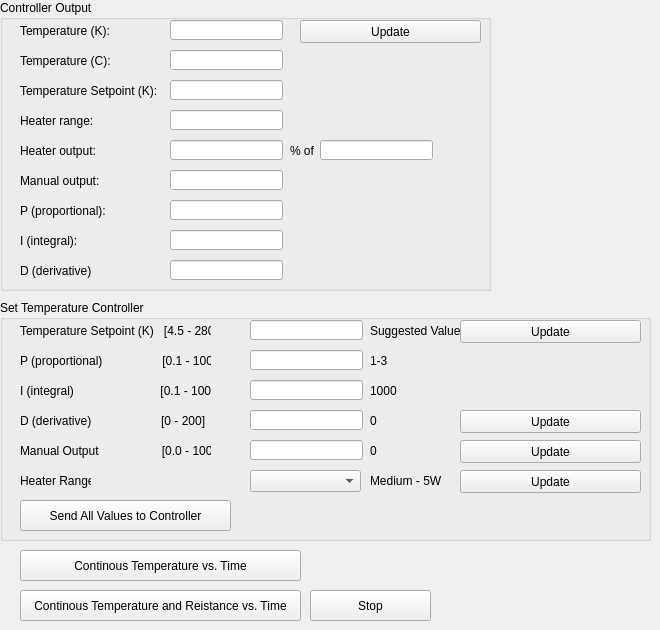
        <widget class="QWidget" name="PIDTune">
         <attribute name="title">
          <string>PID Tuning</string>
         </attribute>
         <widget class="QGroupBox" name="groupBox_4">
          <property name="geometry">
           <rect>
            <x>0</x>
            <y>0</y>
            <width>491</width>
            <height>291</height>
           </rect>
          </property>
          <property name="title">
           <string>Controller Output</string>
          </property>
          <widget class="QLabel" name="label_17">
           <property name="geometry">
            <rect>
             <x>20</x>
             <y>20</y>
             <width>131</width>
             <height>21</height>
            </rect>
           </property>
           <property name="text">
            <string>Temperature (K):</string>
           </property>
          </widget>
          <widget class="QLabel" name="label_18">
           <property name="geometry">
            <rect>
             <x>20</x>
             <y>50</y>
             <width>131</width>
             <height>21</height>
            </rect>
           </property>
           <property name="text">
            <string>Temperature (C):</string>
           </property>
          </widget>
          <widget class="QLabel" name="label_19">
           <property name="geometry">
            <rect>
             <x>20</x>
             <y>80</y>
             <width>161</width>
             <height>21</height>
            </rect>
           </property>
           <property name="text">
            <string>Temperature Setpoint (K):</string>
           </property>
          </widget>
          <widget class="QLabel" name="label_20">
           <property name="geometry">
            <rect>
             <x>20</x>
             <y>110</y>
             <width>131</width>
             <height>21</height>
            </rect>
           </property>
           <property name="text">
            <string>Heater range:</string>
           </property>
          </widget>
          <widget class="QLabel" name="label_21">
           <property name="geometry">
            <rect>
             <x>20</x>
             <y>140</y>
             <width>131</width>
             <height>21</height>
            </rect>
           </property>
           <property name="text">
            <string>Heater output:</string>
           </property>
          </widget>
          <widget class="QLabel" name="label_22">
           <property name="geometry">
            <rect>
             <x>20</x>
             <y>170</y>
             <width>131</width>
             <height>21</height>
            </rect>
           </property>
           <property name="text">
            <string>Manual output: </string>
           </property>
          </widget>
          <widget class="QLabel" name="label_23">
           <property name="geometry">
            <rect>
             <x>20</x>
             <y>200</y>
             <width>131</width>
             <height>21</height>
            </rect>
           </property>
           <property name="text">
            <string>P (proportional):</string>
           </property>
          </widget>
          <widget class="QLabel" name="label_24">
           <property name="geometry">
            <rect>
             <x>20</x>
             <y>230</y>
             <width>131</width>
             <height>21</height>
            </rect>
           </property>
           <property name="text">
            <string>I (integral):</string>
           </property>
          </widget>
          <widget class="QLabel" name="label_25">
           <property name="geometry">
            <rect>
             <x>20</x>
             <y>260</y>
             <width>131</width>
             <height>21</height>
            </rect>
           </property>
           <property name="text">
            <string>D (derivative)</string>
           </property>
          </widget>
          <widget class="QLineEdit" name="tempK_disp">
           <property name="geometry">
            <rect>
             <x>170</x>
             <y>20</y>
             <width>113</width>
             <height>20</height>
            </rect>
           </property>
          </widget>
          <widget class="QLineEdit" name="tempC_disp">
           <property name="geometry">
            <rect>
             <x>170</x>
             <y>50</y>
             <width>113</width>
             <height>20</height>
            </rect>
           </property>
          </widget>
          <widget class="QLineEdit" name="setpoint_disp">
           <property name="geometry">
            <rect>
             <x>170</x>
             <y>80</y>
             <width>113</width>
             <height>20</height>
            </rect>
           </property>
          </widget>
          <widget class="QLineEdit" name="range_disp">
           <property name="geometry">
            <rect>
             <x>170</x>
             <y>110</y>
             <width>113</width>
             <height>20</height>
            </rect>
           </property>
          </widget>
          <widget class="QLineEdit" name="output_disp">
           <property name="geometry">
            <rect>
             <x>170</x>
             <y>140</y>
             <width>113</width>
             <height>20</height>
            </rect>
           </property>
          </widget>
          <widget class="QLineEdit" name="manual_disp">
           <property name="geometry">
            <rect>
             <x>170</x>
             <y>170</y>
             <width>113</width>
             <height>20</height>
            </rect>
           </property>
          </widget>
          <widget class="QLineEdit" name="p_disp">
           <property name="geometry">
            <rect>
             <x>170</x>
             <y>200</y>
             <width>113</width>
             <height>20</height>
            </rect>
           </property>
          </widget>
          <widget class="QLineEdit" name="i_disp">
           <property name="geometry">
            <rect>
             <x>170</x>
             <y>230</y>
             <width>113</width>
             <height>20</height>
            </rect>
           </property>
          </widget>
          <widget class="QLineEdit" name="d_disp">
           <property name="geometry">
            <rect>
             <x>170</x>
             <y>260</y>
             <width>113</width>
             <height>20</height>
            </rect>
           </property>
          </widget>
          <widget class="QPushButton" name="update_values">
           <property name="geometry">
            <rect>
             <x>300</x>
             <y>20</y>
             <width>181</width>
             <height>23</height>
            </rect>
           </property>
           <property name="text">
            <string>Update</string>
           </property>
          </widget>
          <widget class="QLabel" name="label_38">
           <property name="geometry">
            <rect>
             <x>290</x>
             <y>140</y>
             <width>31</width>
             <height>21</height>
            </rect>
           </property>
           <property name="text">
            <string>% of</string>
           </property>
          </widget>
          <widget class="QLineEdit" name="range_disp2">
           <property name="geometry">
            <rect>
             <x>320</x>
             <y>140</y>
             <width>113</width>
             <height>20</height>
            </rect>
           </property>
          </widget>
         </widget>
         <widget class="QGroupBox" name="groupBox_5">
          <property name="geometry">
           <rect>
            <x>0</x>
            <y>300</y>
            <width>651</width>
            <height>241</height>
           </rect>
          </property>
          <property name="title">
           <string>Set Temperature Controller</string>
          </property>
          <widget class="QLabel" name="label_26">
           <property name="geometry">
            <rect>
             <x>20</x>
             <y>20</y>
             <width>191</width>
             <height>21</height>
            </rect>
           </property>
           <property name="text">
            <string>Temperature Setpoint (K)   [4.5 - 280]</string>
           </property>
          </widget>
          <widget class="QLabel" name="label_27">
           <property name="geometry">
            <rect>
             <x>20</x>
             <y>50</y>
             <width>191</width>
             <height>21</height>
            </rect>
           </property>
           <property name="text">
            <string>P (proportional)                  [0.1 - 1000]</string>
           </property>
          </widget>
          <widget class="QLabel" name="label_28">
           <property name="geometry">
            <rect>
             <x>20</x>
             <y>80</y>
             <width>191</width>
             <height>21</height>
            </rect>
           </property>
           <property name="text">
            <string>I (integral)                          [0.1 - 1000]</string>
           </property>
          </widget>
          <widget class="QLabel" name="label_29">
           <property name="geometry">
            <rect>
             <x>20</x>
             <y>110</y>
             <width>191</width>
             <height>21</height>
            </rect>
           </property>
           <property name="text">
            <string>D (derivative)                     [0 - 200]</string>
           </property>
          </widget>
          <widget class="QLabel" name="label_30">
           <property name="geometry">
            <rect>
             <x>20</x>
             <y>140</y>
             <width>191</width>
             <height>21</height>
            </rect>
           </property>
           <property name="text">
            <string>Manual Output                   [0.0 - 100.0]</string>
           </property>
          </widget>
          <widget class="QLabel" name="label_31">
           <property name="geometry">
            <rect>
             <x>20</x>
             <y>170</y>
             <width>71</width>
             <height>21</height>
            </rect>
           </property>
           <property name="text">
            <string>Heater Range</string>
           </property>
          </widget>
          <widget class="QPushButton" name="send_values_button">
           <property name="geometry">
            <rect>
             <x>20</x>
             <y>200</y>
             <width>211</width>
             <height>31</height>
            </rect>
           </property>
           <property name="text">
            <string>Send All Values to Controller</string>
           </property>
          </widget>
          <widget class="QComboBox" name="range_choose">
           <property name="geometry">
            <rect>
             <x>250</x>
             <y>170</y>
             <width>111</width>
             <height>22</height>
            </rect>
           </property>
          </widget>
          <widget class="QLineEdit" name="setpoint_choose">
           <property name="geometry">
            <rect>
             <x>250</x>
             <y>20</y>
             <width>113</width>
             <height>20</height>
            </rect>
           </property>
          </widget>
          <widget class="QLineEdit" name="p_choose">
           <property name="geometry">
            <rect>
             <x>250</x>
             <y>50</y>
             <width>113</width>
             <height>20</height>
            </rect>
           </property>
          </widget>
          <widget class="QLineEdit" name="i_choose">
           <property name="geometry">
            <rect>
             <x>250</x>
             <y>80</y>
             <width>113</width>
             <height>20</height>
            </rect>
           </property>
          </widget>
          <widget class="QLineEdit" name="d_choose">
           <property name="geometry">
            <rect>
             <x>250</x>
             <y>110</y>
             <width>113</width>
             <height>20</height>
            </rect>
           </property>
          </widget>
          <widget class="QLineEdit" name="manual_choose">
           <property name="geometry">
            <rect>
             <x>250</x>
             <y>140</y>
             <width>113</width>
             <height>20</height>
            </rect>
           </property>
          </widget>
          <widget class="QLabel" name="label_32">
           <property name="geometry">
            <rect>
             <x>370</x>
             <y>20</y>
             <width>101</width>
             <height>21</height>
            </rect>
           </property>
           <property name="text">
            <string>Suggested Values</string>
           </property>
          </widget>
          <widget class="QLabel" name="label_33">
           <property name="geometry">
            <rect>
             <x>370</x>
             <y>50</y>
             <width>101</width>
             <height>21</height>
            </rect>
           </property>
           <property name="text">
            <string>1-3</string>
           </property>
          </widget>
          <widget class="QLabel" name="label_34">
           <property name="geometry">
            <rect>
             <x>370</x>
             <y>80</y>
             <width>101</width>
             <height>21</height>
            </rect>
           </property>
           <property name="text">
            <string>1000</string>
           </property>
          </widget>
          <widget class="QLabel" name="label_35">
           <property name="geometry">
            <rect>
             <x>370</x>
             <y>110</y>
             <width>101</width>
             <height>21</height>
            </rect>
           </property>
           <property name="text">
            <string>0</string>
           </property>
          </widget>
          <widget class="QLabel" name="label_36">
           <property name="geometry">
            <rect>
             <x>370</x>
             <y>140</y>
             <width>101</width>
             <height>21</height>
            </rect>
           </property>
           <property name="text">
            <string>0</string>
           </property>
          </widget>
          <widget class="QLabel" name="label_37">
           <property name="geometry">
            <rect>
             <x>370</x>
             <y>170</y>
             <width>101</width>
             <height>21</height>
            </rect>
           </property>
           <property name="text">
            <string>Medium - 5W</string>
           </property>
          </widget>
          <widget class="QPushButton" name="update_tempsetpoint">
           <property name="geometry">
            <rect>
             <x>460</x>
             <y>20</y>
             <width>181</width>
             <height>23</height>
            </rect>
           </property>
           <property name="text">
            <string>Update</string>
           </property>
          </widget>
          <widget class="QPushButton" name="update_pid">
           <property name="geometry">
            <rect>
             <x>460</x>
             <y>110</y>
             <width>181</width>
             <height>23</height>
            </rect>
           </property>
           <property name="text">
            <string>Update</string>
           </property>
          </widget>
          <widget class="QPushButton" name="update_manual">
           <property name="geometry">
            <rect>
             <x>460</x>
             <y>140</y>
             <width>181</width>
             <height>23</height>
            </rect>
           </property>
           <property name="text">
            <string>Update</string>
           </property>
          </widget>
          <widget class="QPushButton" name="update_range">
           <property name="geometry">
            <rect>
             <x>460</x>
             <y>170</y>
             <width>181</width>
             <height>23</height>
            </rect>
           </property>
           <property name="text">
            <string>Update</string>
           </property>
          </widget>
         </widget>
         <widget class="QPushButton" name="temp_vs_time_button">
          <property name="geometry">
           <rect>
            <x>20</x>
            <y>550</y>
            <width>281</width>
            <height>31</height>
           </rect>
          </property>
          <property name="text">
           <string>Continous Temperature vs. Time</string>
          </property>
         </widget>
         <widget class="QPushButton" name="stopButton_PID">
          <property name="geometry">
           <rect>
            <x>310</x>
            <y>590</y>
            <width>121</width>
            <height>31</height>
           </rect>
          </property>
          <property name="text">
           <string>Stop</string>
          </property>
         </widget>
         <widget class="QPushButton" name="tempandres_vs_time_button">
          <property name="geometry">
           <rect>
            <x>20</x>
            <y>590</y>
            <width>281</width>
            <height>31</height>
           </rect>
          </property>
          <property name="text">
           <string>Continous Temperature and Reistance vs. Time</string>
          </property>
         </widget>
        </widget>
